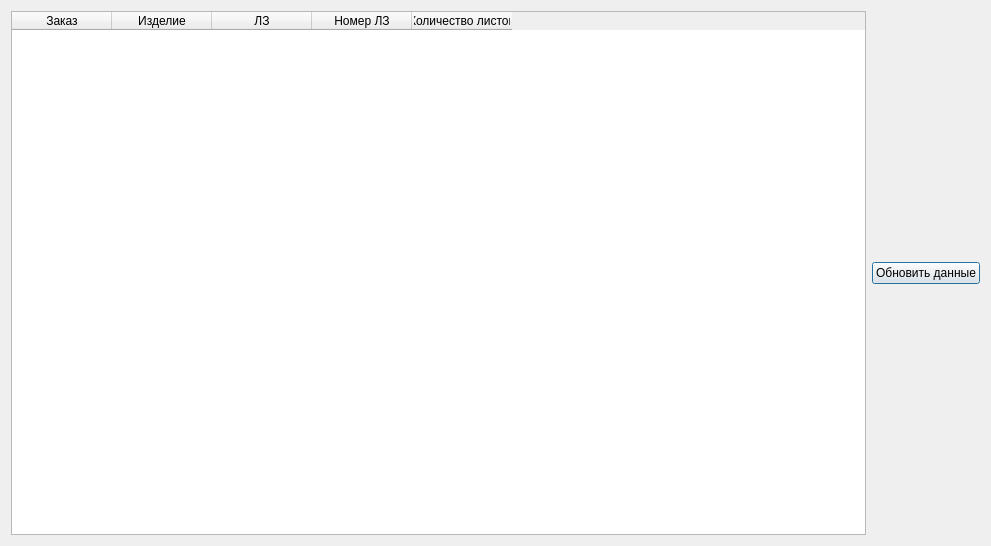
<?xml version="1.0" encoding="UTF-8"?>
<ui version="4.0">
 <class>Dialog</class>
 <widget class="QDialog" name="Dialog">
  <property name="geometry">
   <rect>
    <x>0</x>
    <y>0</y>
    <width>991</width>
    <height>546</height>
   </rect>
  </property>
  <property name="windowTitle">
   <string>Dialog</string>
  </property>
  <layout class="QHBoxLayout" name="horizontalLayout">
   <item>
    <widget class="QTableWidget" name="tableWidget">
     <column>
      <property name="text">
       <string>Заказ</string>
      </property>
     </column>
     <column>
      <property name="text">
       <string>Изделие</string>
      </property>
     </column>
     <column>
      <property name="text">
       <string>ЛЗ</string>
      </property>
     </column>
     <column>
      <property name="text">
       <string>Номер ЛЗ</string>
      </property>
     </column>
     <column>
      <property name="text">
       <string>Количество листов</string>
      </property>
     </column>
    </widget>
   </item>
   <item>
    <widget class="QPushButton" name="update">
     <property name="text">
      <string>Обновить данные</string>
     </property>
    </widget>
   </item>
  </layout>
 </widget>
 <resources/>
 <connections/>
</ui>
